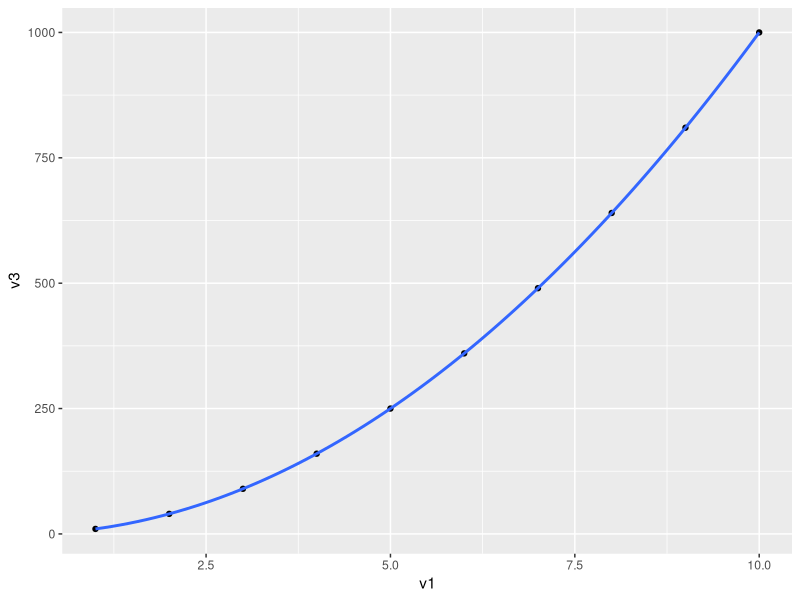

Write R code to recreate this figure.
#!/usr/bin/R

#Define all libraries at the top
library(ggplot2) #etc...

#Create variables
v1 = seq(1, 10)
v2 = seq(10, 100, by=10)


#Do calculations or methods
v3 = v2 * v1
res = as.data.frame(cbind(v1, v2, v3))

#generate files and output
plo = ggplot(data=res) +
  geom_point(aes(x=v1, y=v3)) +
  geom_smooth(aes(x=v1, y=v3)) 
ggsave('plot1.pdf', plo)